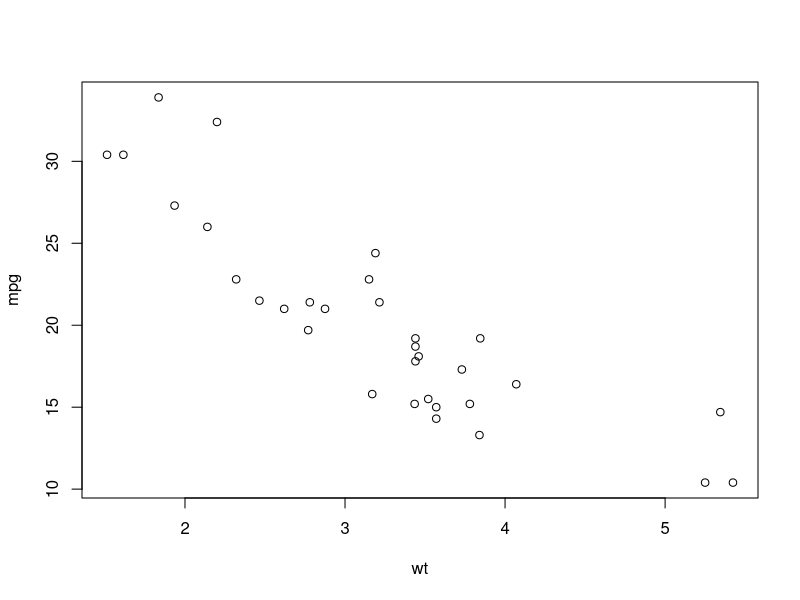
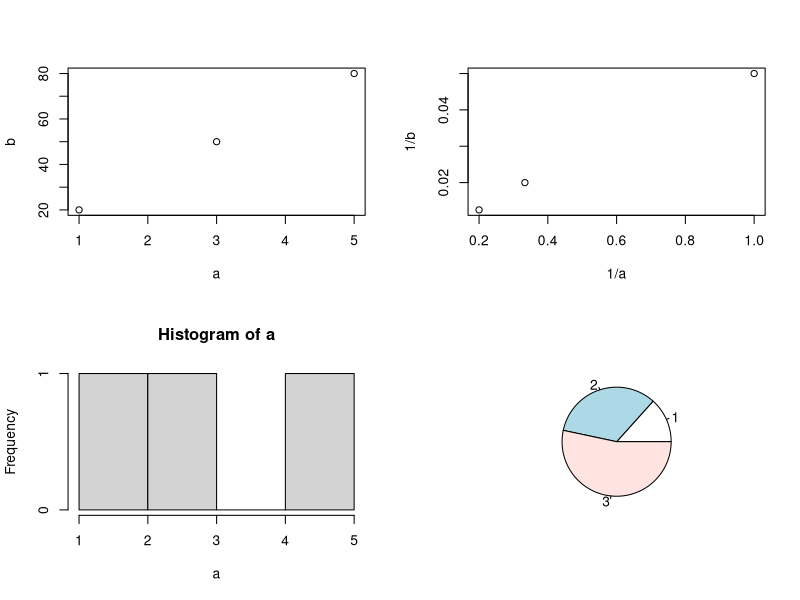
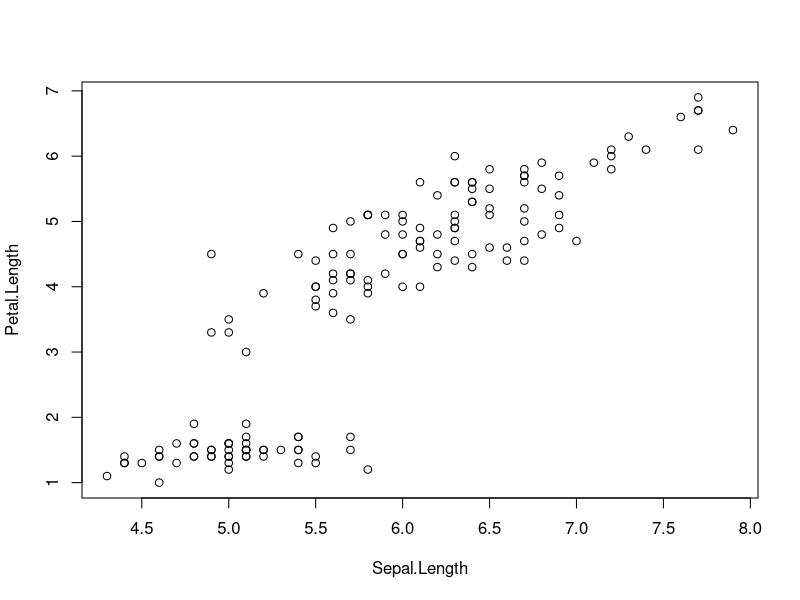

Write the R code that produced these figures, in order.
# open multiply graph

dev.new()
attach(mtcars)
# draw each point
plot(wt, mpg)

dev.new()
attach(iris)
plot(Sepal.Length, Petal.Length)

# navigate in multiply graph
dev.prev()
dev.next()
dev.set()

# close device
dev.off()


# more than one graph in single device
par(mfrow=c(2,2))
a <- c(1, 3, 5)
b <- c(20, 50, 80)

plot(a, b)
plot(1/a, 1/b)

hist(a)
pie(b)

